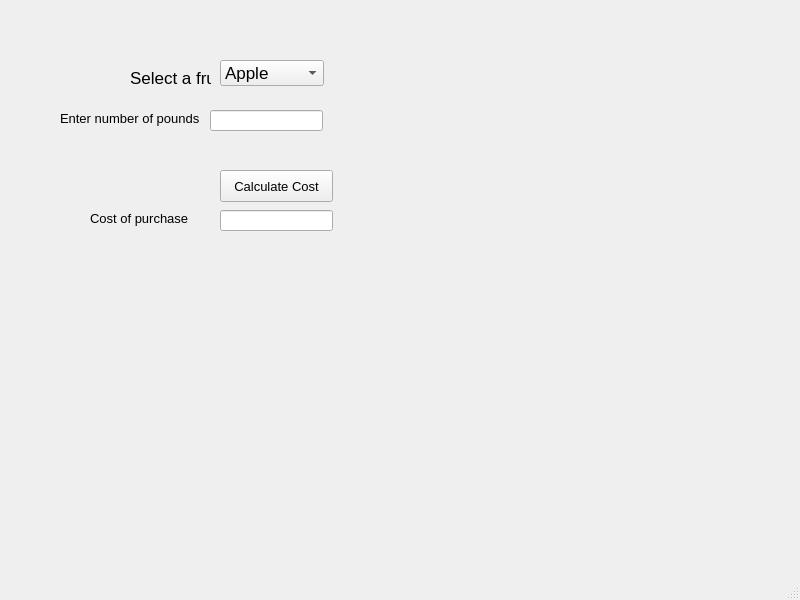
<?xml version="1.0" encoding="UTF-8"?>
<ui version="4.0">
 <class>fruitPurchase</class>
 <widget class="QMainWindow" name="fruitPurchase">
  <property name="geometry">
   <rect>
    <x>0</x>
    <y>0</y>
    <width>800</width>
    <height>600</height>
   </rect>
  </property>
  <property name="font">
   <font>
    <family>Arial</family>
    <pointsize>10</pointsize>
   </font>
  </property>
  <property name="windowTitle">
   <string>Fruit Purchase</string>
  </property>
  <widget class="QWidget" name="centralwidget">
   <widget class="QLabel" name="lblFruit">
    <property name="geometry">
     <rect>
      <x>130</x>
      <y>70</y>
      <width>81</width>
      <height>16</height>
     </rect>
    </property>
    <property name="font">
     <font>
      <family>Arial</family>
      <pointsize>13</pointsize>
     </font>
    </property>
    <property name="text">
     <string>Select a fruit</string>
    </property>
   </widget>
   <widget class="QComboBox" name="cmbFruit">
    <property name="geometry">
     <rect>
      <x>220</x>
      <y>60</y>
      <width>104</width>
      <height>26</height>
     </rect>
    </property>
    <property name="font">
     <font>
      <pointsize>13</pointsize>
     </font>
    </property>
    <item>
     <property name="text">
      <string>Apple</string>
     </property>
    </item>
    <item>
     <property name="text">
      <string>Orange</string>
     </property>
    </item>
    <item>
     <property name="text">
      <string>Mango</string>
     </property>
    </item>
    <item>
     <property name="text">
      <string>Kiwi</string>
     </property>
    </item>
    <item>
     <property name="text">
      <string>Banana</string>
     </property>
    </item>
   </widget>
   <widget class="QLabel" name="lblQuantity">
    <property name="geometry">
     <rect>
      <x>60</x>
      <y>110</y>
      <width>171</width>
      <height>16</height>
     </rect>
    </property>
    <property name="font">
     <font>
      <family>Arial</family>
     </font>
    </property>
    <property name="text">
     <string>Enter number of pounds</string>
    </property>
   </widget>
   <widget class="QLineEdit" name="txtQuantity">
    <property name="geometry">
     <rect>
      <x>210</x>
      <y>110</y>
      <width>113</width>
      <height>21</height>
     </rect>
    </property>
   </widget>
   <widget class="QPushButton" name="btnCalculate">
    <property name="geometry">
     <rect>
      <x>220</x>
      <y>170</y>
      <width>113</width>
      <height>32</height>
     </rect>
    </property>
    <property name="font">
     <font>
      <family>Arial</family>
     </font>
    </property>
    <property name="text">
     <string>Calculate Cost</string>
    </property>
   </widget>
   <widget class="QLabel" name="lblCost">
    <property name="geometry">
     <rect>
      <x>90</x>
      <y>210</y>
      <width>121</width>
      <height>16</height>
     </rect>
    </property>
    <property name="font">
     <font>
      <family>Arial</family>
     </font>
    </property>
    <property name="text">
     <string>Cost of purchase</string>
    </property>
   </widget>
   <widget class="QLineEdit" name="txtCost">
    <property name="geometry">
     <rect>
      <x>220</x>
      <y>210</y>
      <width>113</width>
      <height>21</height>
     </rect>
    </property>
    <property name="font">
     <font>
      <pointsize>13</pointsize>
     </font>
    </property>
    <property name="readOnly">
     <bool>true</bool>
    </property>
   </widget>
  </widget>
  <widget class="QMenuBar" name="menubar">
   <property name="geometry">
    <rect>
     <x>0</x>
     <y>0</y>
     <width>800</width>
     <height>33</height>
    </rect>
   </property>
  </widget>
  <widget class="QStatusBar" name="statusbar"/>
 </widget>
 <resources/>
 <connections/>
</ui>
